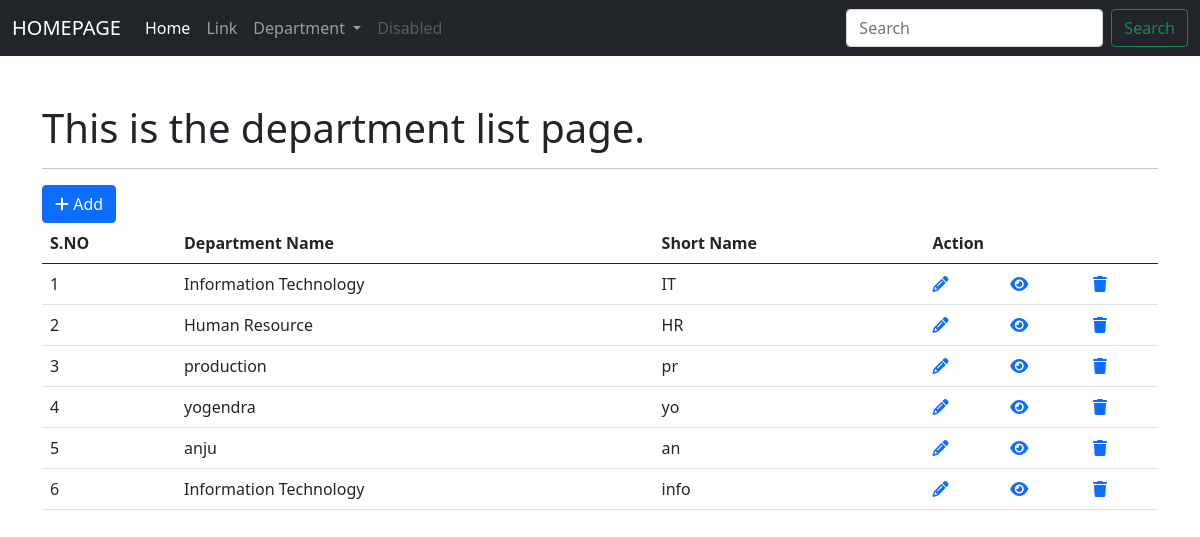
The page /employee/department/ on the database as committed earlier.
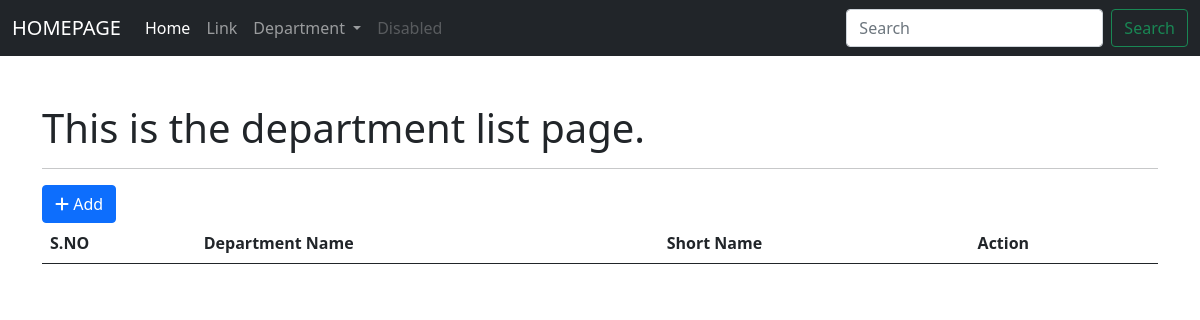
The same page on the database as committed later.
### app_employeewebsite/models.py (models this page shows, shortened)
class Department(models.Model):
    department_name = models.CharField(max_length=255)
    short_name = models.CharField(max_length=255, null=True, blank=True)
    status = models.BooleanField(default=True)
    class Meta:
        db_table = "app_department"

### app_employeewebsite/views.py (the view)
# urls.py: path('department/', views.department_index, name = 'dprt-index'),
def department_index(request):
    department_list = Department.objects.all()
    context ={"data":department_list}
    return render(request, 'departments/index_department.html', context)

### templates/departments/index_department.html (shortened to what this page needs)
{% extends 'layouts/master.html' %}
{% block custom_css %}
<link rel="stylesheet" href="https://cdnjs.cloudflare.com/ajax/libs/font-awesome/6.3.0/css/all.min.css" />
{% endblock %}
{% block content %}
<div class="container mt-5">
    <h1>This is the department list page.</h1>
    <hr>
    <a href="{% url 'dprt-add' %}" class="btn btn-primary"><i class="fa-solid fa-plus"></i> Add </a>
    <table class="table table-striped-columns table-hover">
        <thead>
            <tr>
                <th>S.NO</th>
                <th>Department Name</th>
                <th>Short Name</th>
                <th colspan="3">Action</th>
            </tr>
        </thead>
        <tbody>
            {% for val in data %}
            <tr>
                <td> {{ forloop.counter }} </td>
                <td> {{ val.department_name }} </td>
                <td> {{ val.short_name }} </td>
                <td><a href="{% url 'dprt-edit' val.id %}"><i class="fa-solid fa-pencil"></i></a></td>
                <td><a href="{% url 'dprt-show' val.id %}"><i class="fa-solid fa-eye"></i></a></td>
                <td><a href="{% url 'dprt-delete' val.id %}"><i class="fa-solid fa-trash"></i></a></td>
            </tr>
            {% endfor %}
        </tbody>
    </table>
</div>
{% endblock %}

Rows that differ between the two databases and show on the page:
removed Department: department_name "Information Technology", short_name "IT"
removed Department: department_name "Human Resource", short_name "HR"
removed Department: department_name "production", short_name "pr"
removed Department: department_name "yogendra", short_name "yo"
removed Department: department_name "anju", short_name "an"
removed Department: department_name "Information Technology", short_name "info"
